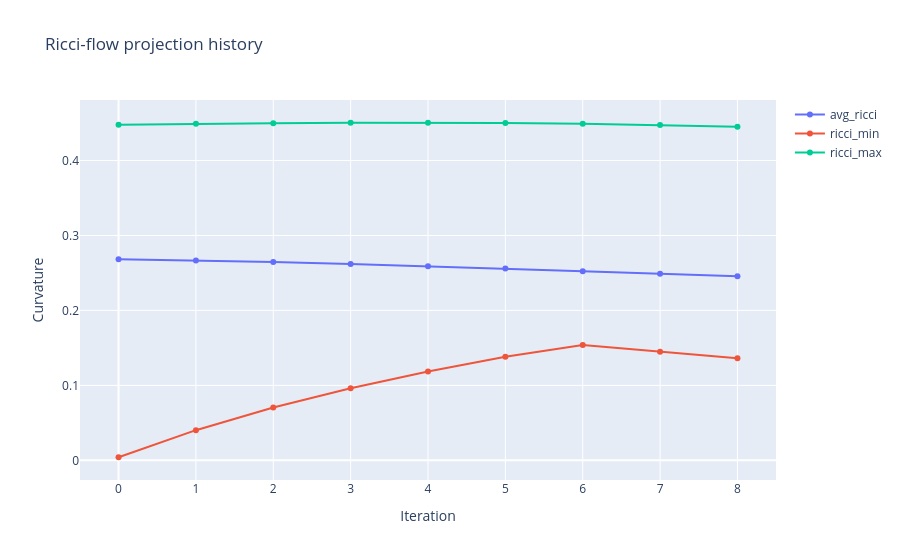

Write notebook code for a chart like this one.
### Markdown cell above
## 11. Ricci flow: geometric regularization, not forecasting｜Ricci flow：幾何正則化，而非預測

| Graph｜圖 | Represents｜代表 | Main question｜主要問題 |
|---|---|---|
| $G_0$ | statistical similarity｜統計相似性 | Which stocks move together?｜哪些股票同步？ |
| $G_{\mathrm{capital}}$ | similarity plus capital compatibility｜相似性加資本相容性 | Which links remain close after capital deformation?｜經資本變形後哪些連結仍接近？ |
| $G_{\mathrm{flowed}}$ | Ricci-flow-regularized geometry｜Ricci flow 正則化幾何 | What geometry results from iterative curvature smoothing?｜迭代曲率平滑後得到何種幾何？ |

A simplified discrete update is

$$
d_{ij}^{(t+1)}=d_{ij}^{(t)}\bigl(1-\eta\kappa_{ij}^{(t)}\bigr).
$$

Under this sign convention, positive-curvature edges contract and negative-curvature edges expand. Implementations may also normalize lengths to control scale.  
在此符號慣例下，正曲率邊收縮、負曲率邊擴張；實作可能另做長度正規化以控制尺度。

The output is a **model-dependent regularized geometry**, not the market's true intrinsic geometry and not a future state forecast.  
輸出是依模型而定的正則化幾何，不應稱為市場「真正」內在幾何，也不是未來狀態預測。

### Code cell
G_flowed, flow_history = run_ricci_flow(
    G_ricci,
    iterations=8,
    step_size=0.25,
    alpha=0.5,
    method="OTD",
    proc=1,
)

display(flow_history)
display(compare_before_after_flow(G_ricci, G_flowed).head(10))
plot_ricci_flow_history(flow_history).show()

### Figure 1 — Plotly figure (JSON) as saved in the notebook; plotly's stock layout.template omitted (floating-point values rounded to 4 significant figures)
{"data": [{"mode": "lines+markers", "name": "avg_ricci", "type": "scatter", "x": [0, 1, 2, 3, 4, 5, 6, 7, 8], "y": [0.2682, 0.2667, 0.2646, 0.262, 0.259, 0.2558, 0.2524, 0.2489, 0.2454]}, {"mode": "lines+markers", "name": "ricci_min", "type": "scatter", "x": [0, 1, 2, 3, 4, 5, 6, 7, 8], "y": [0.004124, 0.04024, 0.0705, 0.09616, 0.1186, 0.1382, 0.154, 0.1449, 0.136]}, {"mode": "lines+markers", "name": "ricci_max", "type": "scatter", "x": [0, 1, 2, 3, 4, 5, 6, 7, 8], "y": [0.4478, 0.449, 0.4498, 0.4503, 0.4503, 0.4499, 0.449, 0.4474, 0.4452]}], "layout": {"title": {"text": "Ricci-flow projection history"}, "xaxis": {"title": {"text": "Iteration"}}, "yaxis": {"title": {"text": "Curvature"}}}}
